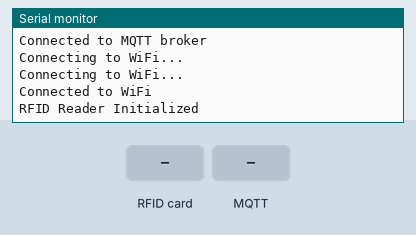
A program run on a simulated ESP8266 (NodeMCU). Shown: the last lines printed to the serial monitor. The test bench sets the inputs (shaded band). WiFi joins after 1.5 s; servers stay silent unless stated; no MQTT or app messages arrive unless stated.

Above: at 3.2 s.
3.3 s: RFID card 5E 7A 19 C4 held to the reader
At 4.3 s:
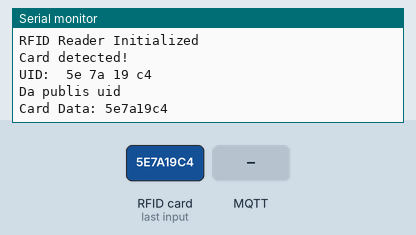
4.8 s: MQTT message "0" arrives on the first subscribed topic
At 5.8 s:
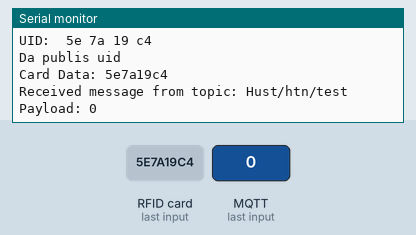
6.3 s: MQTT message "on" arrives on the first subscribed topic
At 7.1 s:
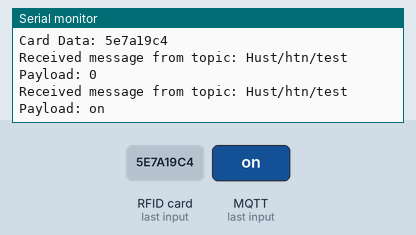
7.8 s: MQTT message "off" arrives on the first subscribed topic
At 8.3 s:
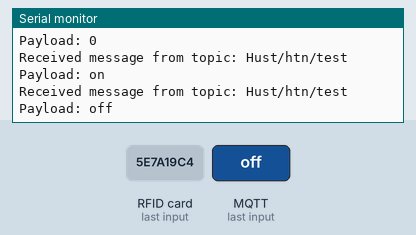

The program:

main.cpp
```cpp
#include <SPI.h>
#include <MFRC522.h>
#include <ESP8266WiFi.h>
#include <Wire.h>
#include <Hash.h>
#include <SoftwareSerial.h>
#include <ESP8266WiFi.h>
#include <string>
#include <PubSubClient.h>
#include <Servo.h>
#include <IRremoteESP8266.h>
#include <IRrecv.h>
#include <IRutils.h>
#include <Wire.h>
#include <LiquidCrystal_I2C.h>

#define SS_PIN D3  // D2 on NodeMCU, SDA on Wemos D1 Mini
#define RST_PIN D4 // D1 on NodeMCU, SCL on Wemos D1 Mini

// Wi-Fi information
const char *ssid = "...";
const char *password = "1905200106102002";
// const char *ssid = "FPT Telecom.2.4G";
// const char *password = "22121999";
// Started SoftwareSerial at RX and TX pin of ESP8266/NodeMCU
SoftwareSerial s(3, 1);

const char *mqttServer = "broker.emqx.io";
const int mqttPort = 1883;
const char *mqttUser = "your_MQTT_username";
const char *mqttPassword = "your_MQTT_password";
// const int servoPin = D8; // Chân D1 được sử dụng để kết nối với servo
// const int irReceiverPin = D1;

// LiquidCrystal_I2C lcd(0x27, 16, 2);

MFRC522 mfrc522(SS_PIN, RST_PIN); // Create MFRC522 instance
// Initialize client and wifi
WiFiClient espClient;
PubSubClient client(espClient);

// // SoftwareSerial esp8266Serial(RX_PIN, TX_PIN); // RX, TX
// Servo myServo; // Khai báo một đối tượng servo
// IRrecv irReceiver(irReceiverPin);
// decode_results results;

void splitTopic(String topic, String *topicArray, int arraySize)
{
    uint lastIndex = 0;
    int index = topic.indexOf('/');
    int i = 0;

    while (index != -1 && i < arraySize)
    {
        topicArray[i] = topic.substring(lastIndex, index);
        lastIndex = index + 1;
        index = topic.indexOf('/', lastIndex);
        i++;
    }

    if (lastIndex < topic.length() && i < arraySize)
    {
        topicArray[i] = topic.substring(lastIndex);
    }
}

void PublishUID(String uid)
{
    std::string topic = "Hust/htn/test/esp";
    client.publish(topic.c_str(), uid.c_str());
    Serial.println("Da publis uid");
}

// Callback method
void callback(char *topic, byte *payload, unsigned int length)
{
    String topicString = String(topic);
    String payloadString = "";
    for (uint i = 0; i < length; i++)
    {
        payloadString += (char)payload[i];
    }

    Serial.print("Received message from topic: ");
    Serial.println(topicString);
    Serial.print("Payload: ");
    Serial.println(payloadString);

    if (payloadString == "0")
    {
        s.write("0");
    }
    else if (payloadString == "1")
    {
        s.write("1");
    }
    else if (payloadString == "5")
    {
        s.write("5");
    }
    else if (payloadString == "2")
    {
        s.write("2");
    }
    else if (payloadString == "3")
    {
        s.write("3");
    }
}
// The function tries to reconnect MQTT when the connection is lost
void reconnect()
{
    while (!client.connected())
    {
        Serial.println("Attempting MQTT connection...");

        if (client.connect("ESP8266Client", mqttUser, mqttPassword))
        {
            // Đăng ký theo dõi các topic
            std::string topic = "Hust/htn/test";
            client.subscribe(topic.c_str());
        }
        else
        {
            Serial.print("Failed, rc=");
            Serial.print(client.state());
            Serial.println(" Retrying in 5 seconds...");
            delay(1000);
        }
    }
}

void setup()
{
    Serial.begin(9600);
    s.begin(9600);
    // myServo.attach(servoPin); // Kết nối chân servo với chân D1
    SPI.begin();
    // mfrc522.PCD_Init();
    //  Thiết lập kết nối Wi-Fi
    WiFi.begin(ssid, password);
    // Khởi tạo giao tiếp I2C
    Wire.begin();

    // Thiết lập kết nối MQTT
    client.setServer(mqttServer, mqttPort);
    client.setCallback(callback);
    while (!client.connected())
    {
        Serial.println("Connecting to MQTT broker...");

        if (client.connect("ESP8266Clien123232gfhds"))
        {
            Serial.println("Connected to MQTT broker");

            // Đăng ký theo dõi các topic
            std::string topic = "Hust/htn/test";
            client.subscribe(topic.c_str());
        }
        else
        {
            Serial.print("Failed, rc=");
            Serial.print(client.state());
            Serial.println("Retrying in 5 seconds...");
            delay(1000);
        }
    }
    while (WiFi.status() != WL_CONNECTED)
    {
        delay(1000);
        Serial.println("Connecting to WiFi...");
    }
    Serial.println("Connected to WiFi");

    Serial.println("RFID Reader Initialized");
}

void loop()
{

    static unsigned long lastLoop1Time = 0;   // Lưu thời điểm thực hiện vòng lặp 1
    static unsigned long lastLoop2Time = 0;   // Lưu thời điểm thực hiện vòng lặp 2
    const unsigned long loop1Interval = 5000; // Thời gian giữa các lần chạy vòng lặp 1 (5s)
    const unsigned long loop2Interval = 100;  // Thời gian giữa các lần chạy vòng lặp 2 (0.1s)

    // Your ESP8266 code here

    // Vòng lặp 1 (chạy mỗi 5 giây)
    if (millis() - lastLoop1Time >= loop1Interval)
    {
        // Thực hiện các hành động của vòng lặp 1
        // ...
        // kết nối broker
        if (!client.connected())
        {
            reconnect();
        }

        // delay(1000); // Chờ 1 giây
        // s.write("1");
        // delay(7000);
        //  Cập nhật thời điểm thực hiện vòng lặp 1
        lastLoop1Time = millis();
    }
    // Vòng lặp 2 (chạy mỗi 1 giây)
    if (millis() - lastLoop2Time >= loop2Interval)
    {
        if (mfrc522.PICC_IsNewCardPresent() && mfrc522.PICC_ReadCardSerial())
        {
            Serial.println("Card detected!");

            // Print UID
            String uidString = ""; // Khởi tạo chuỗi để lưu trữ UID

            for (byte i = 0; i < mfrc522.uid.size; ++i)
            {
                uidString += (mfrc522.uid.uidByte[i] < 0x10 ? " 0" : " ") + String(mfrc522.uid.uidByte[i], HEX);
            }

            Serial.println("UID: " + uidString);
            PublishUID(uidString);

            Serial.println();

            // Read card data
            Serial.print("Card Data: ");
            String cardData = "";
            for (byte i = 0; i < mfrc522.uid.size; ++i)
            {
                cardData += String(mfrc522.uid.uidByte[i] < 0x10 ? "0" : "");
                cardData += String(mfrc522.uid.uidByte[i], HEX);
            }
            Serial.println(cardData);

            delay(1000); // Delay to avoid continuous reading
        }
        client.loop();

        // Cập nhật thời điểm thực hiện vòng lặp 2
        lastLoop2Time = millis();
    }
}
```

Measured:
- after the input at 3.3 s, the serial monitor: prints a new line at once (image 1)
- after the input at 4.8 s, the serial monitor: prints a new line at once (image 2)
- after the input at 6.3 s, the serial monitor: prints a new line at once (image 3)
- after the input at 7.8 s, the serial monitor: prints a new line at once (image 4)
